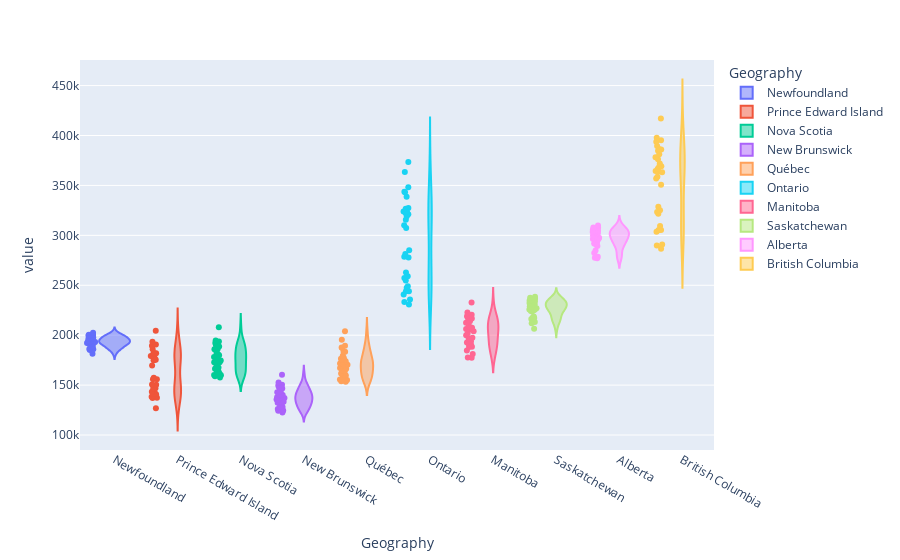

Notebook code for this chart:
### Code cell
px.violin(temp, x="Geography", y='value', color='Geography', points='all')

### Figure 1 — Plotly figure (JSON) as saved in the notebook; plotly's stock layout.template omitted (floating-point values rounded to 4 significant figures)
{"data": [{"alignmentgroup": "True", "box": {"visible": false}, "hovertemplate": "Geography=%{x}<br>value=%{y}<extra></extra>", "legendgroup": "Newfoundland", "marker": {"color": "#636efa"}, "name": "Newfoundland", "offsetgroup": "Newfoundland", "orientation": "v", "points": "all", "scalegroup": "True", "showlegend": true, "type": "violin", "x": ["Newfoundland", "Newfoundland", "Newfoundland", "Newfoundland", "Newfoundland", "Newfoundland", "Newfoundland", "Newfoundland", "Newfoundland", "Newfoundland", "Newfoundland", "Newfoundland", "Newfoundland", "Newfoundland", "Newfoundland", "Newfoundland", "Newfoundland", "Newfoundland", "Newfoundland", "Newfoundland", "Newfoundland", "Newfoundland", "Newfoundland", "Newfoundland", "Newfoundland", "Newfoundland", "Newfoundland", "Newfoundland", "Newfoundland", "Newfoundland", "Newfoundland", "Newfoundland", "Newfoundland"], "x0": " ", "xaxis": "x", "y": [188732, 185794, 189098, 181331, 191818, 193100, 195479, 192856, 199560, 200310, 197406, 193956, 199758, 202487, 196798, 196806, 198265, 197794, 192057, 191412, 200378, 193619, 196431, 192252, 192106, 188614, 185276, 190582, 194536, 193870, 186268, 187431, 196100], "y0": " ", "yaxis": "y"}, {"alignmentgroup": "True", "box": {"visible": false}, "hovertemplate": "Geography=%{x}<br>value=%{y}<extra></extra>", "legendgroup": "Prince Edward Island", "marker": {"color": "#EF553B"}, "name": "Prince Edward Island", "offsetgroup": "Prince Edward Island", "orientation": "v", "points": "all", "scalegroup": "True", "showlegend": true, "type": "violin", "x": ["Prince Edward Island", "Prince Edward Island", "Prince Edward Island", "Prince Edward Island", "Prince Edward Island", "Prince Edward Island", "Prince Edward Island", "Prince Edward Island", "Prince Edward Island", "Prince Edward Island", "Prince Edward Island", "Prince Edward Island", "Prince Edward Island", "Prince Edward Island", "Prince Edward Island", "Prince Edward Island", "Prince Edward Island", "Prince Edward Island", "Prince Edward Island", "Prince Edward Island", "Prince Edward Island", "Prince Edward Island", "Prince Edward Island", "Prince Edward Island", "Prince Edward Island", "Prince Edward Island", "Prince Edward Island", "Prince Edward Island", "Prince Edward Island", "Prince Edward Island", "Prince Edward Island", "Prince Edward Island", "Prince Edward Island"], "x0": " ", "xaxis": "x", "y": [140279, 138415, 137162, 126763, 139506, 141453, 141141, 137427, 143320, 141232, 146885, 146818, 150403, 155926, 157322, 150732, 169651, 155799, 175124, 174901, 176919, 175523, 179179, 182114, 181967, 178140, 181172, 181358, 190715, 185934, 193439, 189309, 204415], "y0": " ", "yaxis": "y"}, {"alignmentgroup": "True", "box": {"visible": false}, "hovertemplate": "Geography=%{x}<br>value=%{y}<extra></extra>", "legendgroup": "Nova Scotia", "marker": {"color": "#00cc96"}, "name": "Nova Scotia", "offsetgroup": "Nova Scotia", "orientation": "v", "points": "all", "scalegroup": "True", "showlegend": true, "type": "violin", "x": ["Nova Scotia", "Nova Scotia", "Nova Scotia", "Nova Scotia", "Nova Scotia", "Nova Scotia", "Nova Scotia", "Nova Scotia", "Nova Scotia", "Nova Scotia", "Nova Scotia", "Nova Scotia", "Nova Scotia", "Nova Scotia", "Nova Scotia", "Nova Scotia", "Nova Scotia", "Nova Scotia", "Nova Scotia", "Nova Scotia", "Nova Scotia", "Nova Scotia", "Nova Scotia", "Nova Scotia", "Nova Scotia", "Nova Scotia", "Nova Scotia", "Nova Scotia", "Nova Scotia", "Nova Scotia", "Nova Scotia", "Nova Scotia", "Nova Scotia"], "x0": " ", "xaxis": "x", "y": [174688, 160046, 158806, 159945, 166426, 160189, 161383, 157664, 172827, 163584, 163607, 165288, 178091, 172863, 167596, 168948, 178784, 173305, 186024, 182526, 194802, 188559, 185858, 179407, 190443, 179921, 177863, 180958, 193586, 190168, 188267, 192060, 207877], "y0": " ", "yaxis": "y"}, {"alignmentgroup": "True", "box": {"visible": false}, "hovertemplate": "Geography=%{x}<br>value=%{y}<extra></extra>", "legendgroup": "New Brunswick", "marker": {"color": "#ab63fa"}, "name": "New Brunswick", "offsetgroup": "New Brunswick", "orientation": "v", "points": "all", "scalegroup": "True", "showlegend": true, "type": "violin", "x": ["New Brunswick", "New Brunswick", "New Brunswick", "New Brunswick", "New Brunswick", "New Brunswick", "New Brunswick", "New Brunswick", "New Brunswick", "New Brunswick", "New Brunswick", "New Brunswick", "New Brunswick", "New Brunswick", "New Brunswick", "New Brunswick", "New Brunswick", "New Brunswick", "New Brunswick", "New Brunswick", "New Brunswick", "New Brunswick", "New Brunswick", "New Brunswick", "New Brunswick", "New Brunswick", "New Brunswick", "New Brunswick", "New Brunswick", "New Brunswick", "New Brunswick", "New Brunswick", "New Brunswick"], "x0": " ", "xaxis": "x", "y": [133390, 126138, 124645, 122572, 131542, 128155, 127766, 124221, 135592, 132766, 132025, 128378, 137565, 137039, 132325, 133027, 143533, 140124, 141196, 135748, 147934, 142799, 139711, 139750, 150353, 143324, 140850, 137809, 152606, 147047, 146701, 149590, 160349], "y0": " ", "yaxis": "y"}, {"alignmentgroup": "True", "box": {"visible": false}, "hovertemplate": "Geography=%{x}<br>value=%{y}<extra></extra>", "legendgroup": "Québec", "marker": {"color": "#FFA15A"}, "name": "Québec", "offsetgroup": "Québec", "orientation": "v", "points": "all", "scalegroup": "True", "showlegend": true, "type": "violin", "x": ["Québec", "Québec", "Québec", "Québec", "Québec", "Québec", "Québec", "Québec", "Québec", "Québec", "Québec", "Québec", "Québec", "Québec", "Québec", "Québec", "Québec", "Québec", "Québec", "Québec", "Québec", "Québec", "Québec", "Québec", "Québec", "Québec", "Québec", "Québec", "Québec", "Québec", "Québec", "Québec", "Québec"], "x0": " ", "xaxis": "x", "y": [159661, 153413, 153909, 155016, 160147, 155512, 156424, 160165, 166426, 160073, 161563, 164764, 170403, 164235, 167154, 169326, 176522, 170309, 171992, 171716, 177306, 173182, 175297, 183507, 187727, 173911, 175658, 179523, 187136, 183501, 189390, 195538, 203861], "y0": " ", "yaxis": "y"}, {"alignmentgroup": "True", "box": {"visible": false}, "hovertemplate": "Geography=%{x}<br>value=%{y}<extra></extra>", "legendgroup": "Ontario", "marker": {"color": "#19d3f3"}, "name": "Ontario", "offsetgroup": "Ontario", "orientation": "v", "points": "all", "scalegroup": "True", "showlegend": true, "type": "violin", "x": ["Ontario", "Ontario", "Ontario", "Ontario", "Ontario", "Ontario", "Ontario", "Ontario", "Ontario", "Ontario", "Ontario", "Ontario", "Ontario", "Ontario", "Ontario", "Ontario", "Ontario", "Ontario", "Ontario", "Ontario", "Ontario", "Ontario", "Ontario", "Ontario", "Ontario", "Ontario", "Ontario", "Ontario", "Ontario", "Ontario", "Ontario", "Ontario", "Ontario"], "x0": " ", "xaxis": "x", "y": [247455, 235667, 233122, 230770, 249054, 244060, 244077, 240828, 262838, 257244, 254854, 259093, 281259, 277802, 278626, 285024, 307369, 310236, 319009, 326645, 338561, 323821, 322179, 315576, 327367, 321579, 321074, 324080, 343117, 343768, 348272, 363432, 373371], "y0": " ", "yaxis": "y"}, {"alignmentgroup": "True", "box": {"visible": false}, "hovertemplate": "Geography=%{x}<br>value=%{y}<extra></extra>", "legendgroup": "Manitoba", "marker": {"color": "#FF6692"}, "name": "Manitoba", "offsetgroup": "Manitoba", "orientation": "v", "points": "all", "scalegroup": "True", "showlegend": true, "type": "violin", "x": ["Manitoba", "Manitoba", "Manitoba", "Manitoba", "Manitoba", "Manitoba", "Manitoba", "Manitoba", "Manitoba", "Manitoba", "Manitoba", "Manitoba", "Manitoba", "Manitoba", "Manitoba", "Manitoba", "Manitoba", "Manitoba", "Manitoba", "Manitoba", "Manitoba", "Manitoba", "Manitoba", "Manitoba", "Manitoba", "Manitoba", "Manitoba", "Manitoba", "Manitoba", "Manitoba", "Manitoba", "Manitoba", "Manitoba"], "x0": " ", "xaxis": "x", "y": [188298, 181097, 177560, 177517, 192732, 189570, 188107, 184554, 200051, 197527, 191444, 190383, 206275, 201640, 193970, 196385, 209051, 206958, 203999, 205085, 216750, 217136, 207988, 207436, 220454, 214060, 206692, 214873, 222637, 218918, 212508, 217416, 232725], "y0": " ", "yaxis": "y"}, {"alignmentgroup": "True", "box": {"visible": false}, "hovertemplate": "Geography=%{x}<br>value=%{y}<extra></extra>", "legendgroup": "Saskatchewan", "marker": {"color": "#B6E880"}, "name": "Saskatchewan", "offsetgroup": "Saskatchewan", "orientation": "v", "points": "all", "scalegroup": "True", "showlegend": true, "type": "violin", "x": ["Saskatchewan", "Saskatchewan", "Saskatchewan", "Saskatchewan", "Saskatchewan", "Saskatchewan", "Saskatchewan", "Saskatchewan", "Saskatchewan", "Saskatchewan", "Saskatchewan", "Saskatchewan", "Saskatchewan", "Saskatchewan", "Saskatchewan", "Saskatchewan", "Saskatchewan", "Saskatchewan", "Saskatchewan", "Saskatchewan", "Saskatchewan", "Saskatchewan", "Saskatchewan", "Saskatchewan", "Saskatchewan", "Saskatchewan", "Saskatchewan", "Saskatchewan", "Saskatchewan", "Saskatchewan", "Saskatchewan", "Saskatchewan", "Saskatchewan"], "x0": " ", "xaxis": "x", "y": [217945, 213126, 206354, 211979, 224868, 225414, 226559, 218781, 231768, 233854, 228569, 226957, 234840, 231611, 225641, 230729, 236380, 232174, 234786, 233545, 238533, 234340, 230702, 229851, 233255, 223628, 217157, 216369, 228721, 224315, 216188, 225641, 237386], "y0": " ", "yaxis": "y"}, {"alignmentgroup": "True", "box": {"visible": false}, "hovertemplate": "Geography=%{x}<br>value=%{y}<extra></extra>", "legendgroup": "Alberta", "marker": {"color": "#FF97FF"}, "name": "Alberta", "offsetgroup": "Alberta", "orientation": "v", "points": "all", "scalegroup": "True", "showlegend": true, "type": "violin", "x": ["Alberta", "Alberta", "Alberta", "Alberta", "Alberta", "Alberta", "Alberta", "Alberta", "Alberta", "Alberta", "Alberta", "Alberta", "Alberta", "Alberta", "Alberta", "Alberta", "Alberta", "Alberta", "Alberta", "Alberta", "Alberta", "Alberta", "Alberta", "Alberta", "Alberta", "Alberta", "Alberta", "Alberta", "Alberta", "Alberta", "Alberta", "Alberta", "Alberta"], "x0": " ", "xaxis": "x", "y": [282371, 277555, 277158, 278516, 289263, 284928, 291926, 290722, 304374, 305558, 303976, 299837, 309953, 303244, 296111, 298884, 304683, 302095, 301254, 300115, 307837, 307662, 302814, 302116, 305101, 295839, 291721, 293612, 297609, 297552, 291747, 296269, 305600], "y0": " ", "yaxis": "y"}, {"alignmentgroup": "True", "box": {"visible": false}, "hovertemplate": "Geography=%{x}<br>value=%{y}<extra></extra>", "legendgroup": "British Columbia", "marker": {"color": "#FECB52"}, "name": "British Columbia", "offsetgroup": "British Columbia", "orientation": "v", "points": "all", "scalegroup": "True", "showlegend": true, "type": "violin", "x": ["British Columbia", "British Columbia", "British Columbia", "British Columbia", "British Columbia", "British Columbia", "British Columbia", "British Columbia", "British Columbia", "British Columbia", "British Columbia", "British Columbia", "British Columbia", "British Columbia", "British Columbia", "British Columbia", "British Columbia", "British Columbia", "British Columbia", "British Columbia", "British Columbia", "British Columbia", "British Columbia", "British Columbia", "British Columbia", "British Columbia", "British Columbia", "British Columbia", "British Columbia", "British Columbia", "British Columbia", "British Columbia", "British Columbia"], "x0": " ", "xaxis": "x", "y": [305427, 289864, 286652, 290928, 303663, 305256, 309374, 305138, 321625, 323373, 325035, 328540, 350672, 357016, 368782, 385910, 395297, 366703, 358655, 369174, 389430, 381223, 384794, 371860, 378187, 364330, 363239, 363924, 376343, 386494, 393711, 397853, 417004], "y0": " ", "yaxis": "y"}], "layout": {"legend": {"title": {"text": "Geography"}, "tracegroupgap": 0}, "margin": {"t": 60}, "violinmode": "overlay", "xaxis": {"anchor": "y", "categoryarray": ["Newfoundland", "Prince Edward Island", "Nova Scotia", "New Brunswick", "Québec", "Ontario", "Manitoba", "Saskatchewan", "Alberta", "British Columbia"], "categoryorder": "array", "domain": [0, 1], "title": {"text": "Geography"}}, "yaxis": {"anchor": "x", "domain": [0, 1], "title": {"text": "value"}}}}
